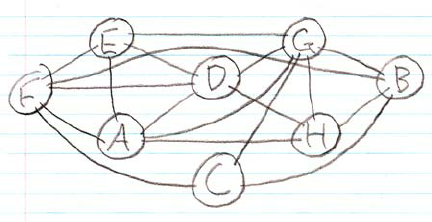
#> input picture inputs/drawn.png, 432 x 222 px
$ python -i Import_Graph.py   (imports and definitions only)   (older library calls are emulated)
#> lines starting #> are read from the running program, lines starting #| are printed output that depends on the picture; after the words box and inside, x2 and y2 are one past the last pixel; in counts of white or black regions, pixels touching at a corner belong together; pictures that were not available may be replaced by others from this repository, and a replacement may not be noted
from PIL import Image
import numpy as np
import argparse
import cv2
import pytesseract
import glob
import re
import networkx as nx

import Tkinter as tk
# [1 line not run here, left out]
import matplotlib.pyplot as plt

import tkMessageBox
### Settings ###

# True when debugging
preview = False

# True if nodes are labeled with numbers solely
digit = True


class Import_Graph:
    def __init__(self, image_path):
#> called with image_path = '../inputs/drawn.png'
        self.image_path = image_path
        self.text = "outputs/text"
        self.node_paths = 'outputs/nodes/'
        self.node_names = 'outputs/nodes/labels/'

        image = cv2.imread(image_path, 0)
#> image: shape (222, 432); min 0, max 255, mean 241.1
        self.image = image
        self.gray = self.grayify(image)

    # main function
    # [35 lines left out: function import_graph, not called in this run]

    # RGB to Gray
    def grayify(self, image):
        # save grayscale image
        if (len(image.shape)==3):
            image = cv2.cvtColor(np.float32(image), cv2.COLOR_BGR2GRAY)
        return image

    # https://www.geeksforgeeks.org/text-detection-and-extraction-using-opencv-and-ocr/
    # read node name inside all nodes
    def read_text(self):

        nodes_text_dict = {}

        for node in glob.glob(self.node_paths + '*.png'):
            img = cv2.imread(node, 0)
            gray = self.grayify(img)

            node_path = node.split('/')[-1]
            node_path = node_path.split('.')[0]
            text_file = self.node_names + node_path + '.txt'

            # Performing OTSU threshold
            ret, thresh1 = cv2.threshold(gray, 0, 255, cv2.THRESH_OTSU | cv2.THRESH_BINARY_INV)
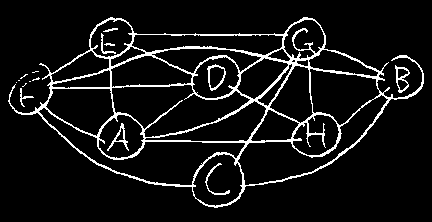
#> thresh1: shape (222, 432); 8% white in thin lines or dots, all inside (x1, y1, x2, y2) = (8, 17, 424, 208)
#> ret = 191

            # Specify structure shape and kernel size.
            # Kernel size increases or decreases the area of the rectangle to be detected.
            # A smaller value like (10, 10) will detect each word instead of a sentence.
            rect_kernel = cv2.getStructuringElement(cv2.MORPH_RECT, (5, 5))

            # Appplying dilation on the threshold image
            dilation = cv2.dilate(thresh1, rect_kernel, iterations = 1)
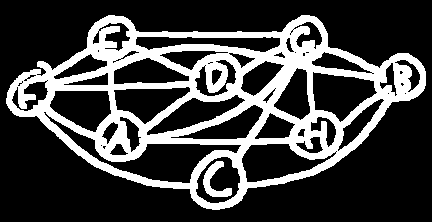
#> dilation: shape (222, 432); 25.9% white; 2 white regions

            # Finding contours
            _, contours, _ = cv2.findContours(dilation, cv2.RETR_EXTERNAL, cv2.CHAIN_APPROX_NONE)
#> contours = 1 contour; box (x1, y1, x2, y2) and area: (6, 15, 426, 210) 49914

            # Creating a copy of image
            im2 = img.copy()

            # A text file is created and flushed
            file = open(text_file, "w+")
            file.write("")
            file.close()

            G = []

            # Looping through the identified contours
            # Then rectangular part is cropped and passed on to pytesseract for extracting text from it
            # Extracted text is then written into the text file
            for cnt in contours:
                x, y, w, h = cv2.boundingRect(cnt)

                # Drawing a rectangle on copied image
                rect = cv2.rectangle(im2, (x, y), (x + w, y + h), (0, 255, 0), 2)

                # Cropping the text block for giving input to OCR
                cropped = im2[y:y + h, x:x + w]

                # cv2.imshow("cropped", cropped)
                # cv2.waitKey(0)

                # Open the file in append mode
                file = open(text_file, "a")

                # Apply OCR on the cropped image
                text = pytesseract.image_to_string(cropped, config='--psm 10')
                if digit:
                    text = re.sub("[^0-9^.]", "", text)
                else:
                    text = re.sub("[^0-9A-Za-z^.]", "", text)

                if preview:
                    print("text: ", text)

                nodes_text_dict[node_path] = str(text)

                # Appending the text into file
                file.write(text)
                file.write("\n")

                # Close the file
                file.close
#> this loop made 1 pass
#> (x, y, w, h) on pass 1: (6, 15, 420, 195)
#> pass 1, in read_text, `rect = cv2.rectangle(im2, (x, y), (x + w, y + h), (0, 255, 0), 2)`:
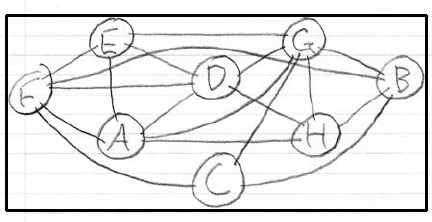
#> rect: shape (222, 432); min 0, max 255, mean 231.5
#> pass 1, in read_text, `cropped = im2[y:y + h, x:x + w]`:
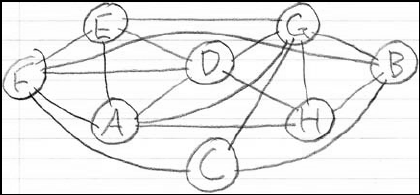
#> cropped: shape (195, 420); min 0, max 255, mean 233.4
#> after the loop, nodes_text_dict = 0 items

        G = nodes_text_dict.values()
        return G, nodes_text_dict

    # crop nodes from graph
    # [204 lines left out: functions crop_nodes, find_nodes, find_edges, connect_nodes, not called in this run]

#> (the run stopped early here; a loop or call above may not have finished)
